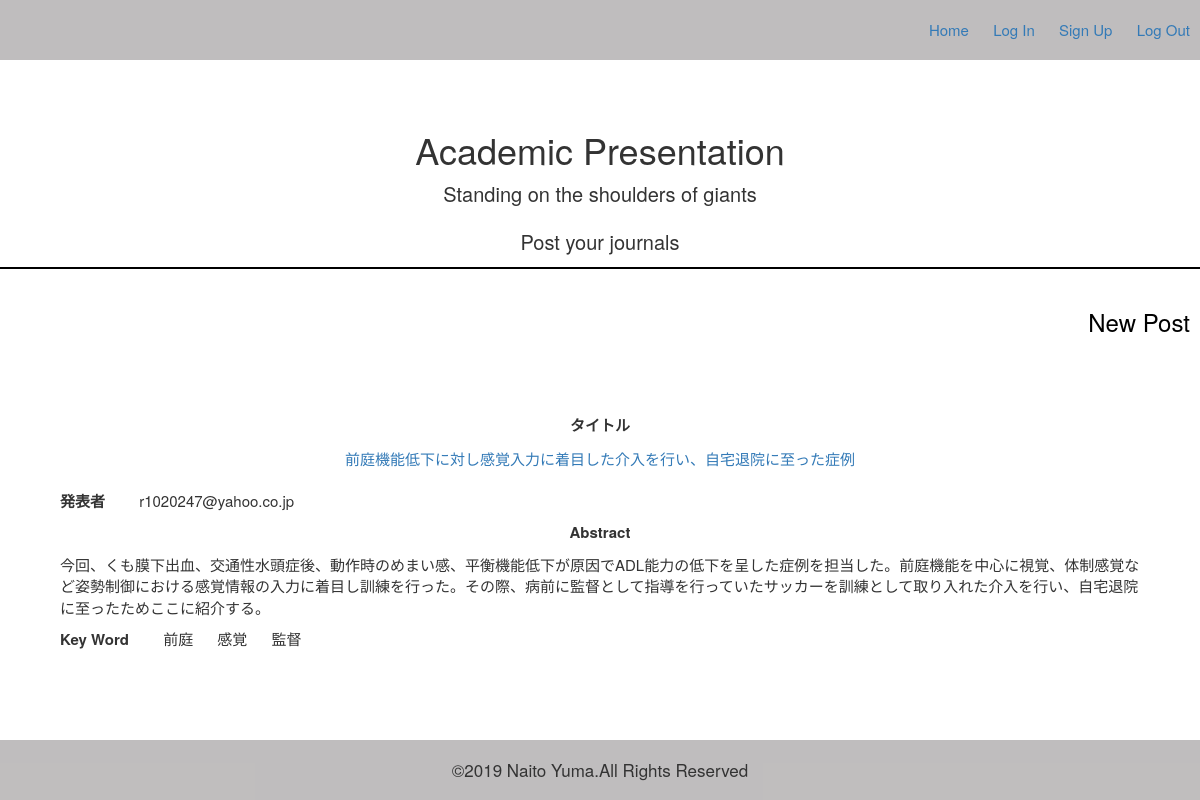
The page /views/index.php on the database its author committed.
### tables this page shows
CREATE TABLE journal (
id INT AUTO_INCREMENT COMMENT 'id',
title varchar(255) UNIQUE COMMENT 'タイトル',
presenter varchar(50)  COMMENT '発表者',
abstract text COMMENT '概要',
keyword1 varchar(50)  COMMENT 'キーワード1',
keyword2 varchar(50)  COMMENT 'キーワード2',
keyword3 varchar(50)  COMMENT 'キーワード3',
maintext text  COMMENT '本文',
created datetime,
modified datetime,
PRIMARY KEY(id,title,presenter)
);

### config/autoload.php (called while the page is built, shortened)
<?php
  spl_autoload_register(function($class){
    $prefix = 'MyApp\\';
    if(strpos($class,$prefix) === 0){
      $className = substr($class,strlen($prefix));
      $classFilePath = __DIR__ .'/../lib/' . str_replace('\\','/',$className) . '.php';
    }
  });

### lib/Controller.php (called while the page is built, shortened)
<?php
class Controller{
    private $_values;
    public function __construct(){
        $this->_values = new \stdClass();
        }
        protected function setValues($key, $value){
            $this->_values->$key = $value;
        }
        public function getValues(){
            return $this->_values;
        }
}

### lib/Model.php (called while the page is built, shortened)
<?php
class Model {
	public function __construct() {
			try{
				$this->db = new \PDO(PDO_DSN, DB_USERNAME, DB_PASSWORD );
			}catch (\PDOException $e) {
				echo $e->getMessage();
				exit;
			}
	}
}

### lib/Model/Journal.php (called while the page is built, shortened)
<?php
class Journal extends \MyApp\Model{
    public function findAll(){
        $stmt = $this->db->query("select * from journal order by id");
        $stmt->setFetchMode(\PDO::FETCH_CLASS, 'stdClass');
        return $stmt->fetchAll();
    }
}

### lib/Controller/Index.php (called while the page is built, shortened)
<?php
class Index extends \MyApp\Controller{
  public function run(){
    $journalModel = new \MyApp\Model\Journal();
    $this->setValues('journals' , $journalModel->findAll());
  }
}

### lib/functions.php (called while the page is built)
<?php
function h($s){
  return htmlspecialchars($s,ENT_QUOTES,'UTF-8');
}

### views/index.php (the view, shortened to what this page needs)
<?php
$app = new MyApp\Controller\Index();
$app->run();
?>
<!DOCTYPE html>
<html lang="ja">
<?php include('head.inc.php'); ?>
  <body>
    <?php include('header.inc.php'); ?>
    <div class="main-container">
      <h1>Academic Presentation</h1>
      <p>Standing on the shoulders of giants</p>
    </div>
    <div class="share">
        <div class="share-comment">
          <p>Post your journals</p>
        </div>
    </div>
    <div class="login ">
    <h3><a href="post.php" >New Post</a></h3>
    </div>
    <div class="upload">
    <?php foreach ($app->getValues()->journals as $journal) : ?>
    <div class="upload-container">
      <div class="title">
        <p>タイトル</p>
        <div class="my-5 display-3 text-center">
          <form action="editmenu.php" method="post">
            <button type="submit" class="non"><a><?= h($journal->title); ?></a></button>
          </form>
        </div>
      </div>
      <div class="presenter">
        <p>発表者</p>
        <p><?= h($journal->presenter); ?></p>
      </div>
      <div class="intr">
        <p>Abstract</p>
        <p><?= h($journal->abstract); ?></p>
      </div>
      <div class="keyword">
        <p>Key Word</p>
        <p><?= h($journal->keyword1); ?></p>
        <p><?= h($journal->keyword2); ?></p>
        <p><?= h($journal->keyword3); ?></p>
      </div>
    </div>
    <?php endforeach; ?>
    </div>
    <?php include('footer.inc.php'); ?>
  </body>
</html>

### views/head.inc.php (shortened to what this page needs)
<head>
  <link rel="stylesheet" href="styles.css">
  <link rel="stylesheet" href="https://maxcdn.bootstrapcdn.com/bootstrap/3.3.6/css/bootstrap.min.css" />
  <link rel="stylesheet" href="https://cdnjs.cloudflare.com/ajax/libs/font-awesome/5.11.2/css/all.css">
</head>

### views/header.inc.php (shortened to what this page needs)
<header>
  <div class="header-container mx-5">
    <div class="header-right">
      <a href="index.php">Home</a>
      <a href="login.php">Log In</a>
      <a href="signup.php">Sign Up</a>
      <a href="logout.php" >Log Out</a>
    </div>
  </div>
</header>

### views/footer.inc.php (shortened to what this page needs)
<footer>
  <div class="footer-container">
    <p class="copy">©2019 Naito Yuma.All Rights Reserved</p>
  </div>
</footer>

### views/styles.css (style rules this page uses)
body { margin: 0; padding: 0; font-family: "Montserrat","游ゴシック",YuGothic,"ヒラギノ角ゴ ProN W3","Hiragino Kaku Gothic ProN","メイリオ",Meiryo,sans-serif; background-color: white; }
.header-container { background-color: rgba(101, 96, 98, 0.41); height: 60px; margin-bottom: 70px; font-size: 15px; }
.header-right { line-height: 60px; float: right; margin-right: 10px; }
.header-right a { margin-left:20px; }
.main-container { text-align: center; margin-bottom: 20px; }
.main-container p { font-size: 20px; }
.share { text-align: center; border-bottom: solid 2px black; font-size: 20px; }
.login { margin: 40px 0; text-align: right; font-size:20px; }
.login a { margin: 10px; color: black; }
.upload { width: auto; height: auto; }
.upload-container { width:90%; margin:80px auto; font-size: 15px; }
.title { margin-bottom: 20px; }
.title p:first-child { font-weight: bold; text-align: center; }
.intr p:first-child { font-weight: bold; text-align: center; }
.keyword p:first-child { font-weight: bold; margin-right: 30px; }
.keyword p { display: inline-block; margin-right: 20px; }
.presenter p:first-child { font-weight: bold; margin-right:30px; }
.presenter p { display: inline-block; margin-right: 20px; }
.footer-container { background-color: rgba(101, 96, 98, 0.41); margin-top: 20px; font-size: 17px; line-height: 60px; }
.copy { text-align: center; margin: 0; }
.non { background-color: white; border-style: none; }

### rows shown on the page
journal: title "前庭機能低下に対し感覚入力に着目した介入を行い、自宅退院に至った症例", presenter "r1020247@yahoo.co.jp", abstract "今回、くも膜下出血、交通性水頭症後、動作時のめまい感、平衡機能低下が原因でADL能力の低下を呈した症例を担当した。前庭機能を中心に視覚、体制感覚など姿勢制御における感覚情報の入力に着目し訓練を行った。その際、病前に監督として指導を行っていたサッカーを訓練として取り入れた介入を行い、自宅退院に至ったためここに紹介する。", keyword1 "前庭", keyword2 "感覚", keyword3 "監督"
